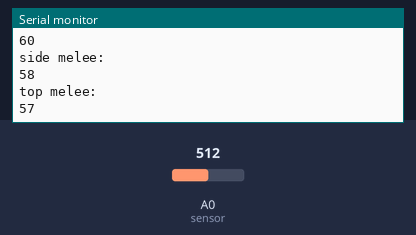
Bench run of a sketch on a simulated ESP8266 (NodeMCU). Shown: the last lines printed to the serial monitor. Inputs (shaded band) come from the test bench; at power-on: A0 (sensor) = 512. WiFi joins after 1.5 s; servers stay silent unless stated.

Above: at 2.7 s.
2.8 s: A0 (sensor) set to 716
At 3.68 s:
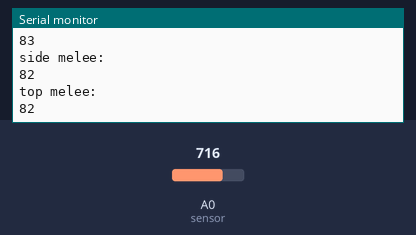
4.3 s: A0 (sensor) set to 900
At 4.61 s:
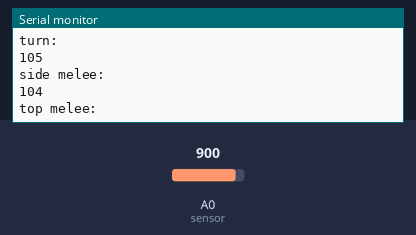
Timing chart, 0 to 7.3 s (numbered marks = the images above; inputs shaded):
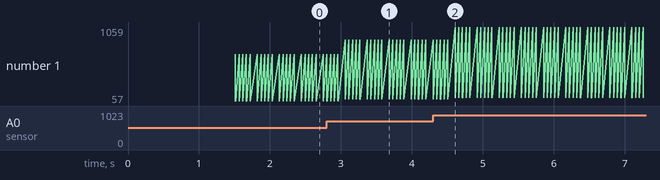

Measured:
- after the input at 2.8 s, the serial monitor: prints a new line after 0.26 s (image 1)
- after the input at 4.3 s, the serial monitor: prints a new line after 0.31 s (image 2)
- plotted number 1: 57 → 82 after the input at 2.8 s, 82 → 104 after the input at 4.3 s

The sketch:

controller.ino
```cpp
//Final controller code
//12-15-17

#include<ESP8266WiFi.h>
#include<WiFiUDP.h>

#define sensor A0
#define driveStick D5
#define turnStick D6
#define sideSlapStick D0
#define topSlapStick D1

//WIFI Setup
const char* ssid;
const char* password;

const int send_packetSize = 8;

char sendBuffer[send_packetSize];

IPAddress ipSendto(192, 168, 1, 74); //Specify the receiver's IP Addres

unsigned int udpRemotePort=2001;

WiFiUDP udpSender;

//Control variables
int driveCommand;
int turnCommand;
int sideMeleeCommand;
int topMeleeCommand;
int sensorCounter;


int fields[4] = {0,0,0,0};

int packetValue[8];

void setup(){
  Serial.begin(115200);
  ssid = "Go Diego Go!"; //"BlueTeam";
  password = "metateamsix";

  //ADC pin
  pinMode(sensor,INPUT);

  //Joysticks
  pinMode(driveStick,OUTPUT);
  pinMode(turnStick,OUTPUT);
  pinMode(sideSlapStick,OUTPUT);
  pinMode(topSlapStick,OUTPUT);

  //Wifi
  delay(10);
  Serial.print("Connecting to ");
  Serial.println(ssid);
  WiFi.begin(ssid, password);
  WiFi.config(IPAddress(192, 168, 1, 47),IPAddress(192, 168, 1, 1),IPAddress(255, 255, 255, 0));

  while(WiFi.status()!=WL_CONNECTED){
    delay(500);
    Serial.print(".");
    }

   Serial.println("WiFi connected");
   udpSender.begin(udpRemotePort);
}

void loop() {
  readSensors();
  sendPacket();
  delay(50);
}

void readSensors(){  //read drive joystick
    digitalWrite(driveStick,HIGH);
    driveCommand = map(analogRead(sensor),0,859,0,99);
    digitalWrite(driveStick,LOW);

  // read the turning joystick
    digitalWrite(turnStick,HIGH);
  //  Serial.println("Raw value of turn");
   // Serial.println(analogRead(sensor));
    turnCommand = map(analogRead(sensor),0,850,0,99);
    digitalWrite(turnStick,LOW);

 // read the side melee joystick
    digitalWrite(sideSlapStick,HIGH);
    sideMeleeCommand = map(analogRead(sensor),34,855,0,99);
    digitalWrite(sideSlapStick,LOW);

 //read the top melee joystick
    digitalWrite(topSlapStick,HIGH);
    topMeleeCommand = map(analogRead(sensor),35,859,0,99);
    digitalWrite(topSlapStick,LOW);

  //create a packet value by adding up the values from speed command, turning command, and melee commands

  //Each command is placed into the array of commands
  fields[0] = driveCommand;
  fields[1] = turnCommand;
  fields[2] = sideMeleeCommand;
  fields[3] = topMeleeCommand;


  //For each field, a packet field is added which ensures all values 0 - 99 are split into two-digit char arrays
  int j;
  for(int i = 0; i < 4; i++){

     j = i*2;

    //Turns values like '9' into '09' so that the packet format is not disrupted
     if (fields[i] < 10){
      packetValue[j]  = 0;
      packetValue[j+1] = fields[i];
     }
     else{
      packetValue[j] = fields[i]/10;
      packetValue[j+1] = fields[i]%10;
     }
  }
}

//Send packet 5 times
void sendPacket(){
for(int i = 0; i < 5; i++){
    sprintf(sendBuffer,"%c%c%c%c%c%c%c%c",(char)packetValue[0],(char)packetValue[1],(char)packetValue[2],(char)packetValue[3],(char)packetValue[4],(char)packetValue[5],(char)packetValue[6],(char)packetValue[7]);
    udpSender.beginPacket(ipSendto, udpRemotePort);
    udpSender.write(sendBuffer, sizeof(sendBuffer));
    udpSender.endPacket();

    int speedVal = map(driveCommand, 1, 99, 220, 1018);
    Serial.println("Initial speedVal");
    Serial.println(speedVal);
    Serial.println("drive:");
    Serial.println(driveCommand);
    Serial.println("turn:");
    Serial.println(turnCommand);
    Serial.println("side melee:");
    Serial.println(sideMeleeCommand);
    Serial.println("top melee:");
    Serial.println(topMeleeCommand);
    delay(50);
}
}
```
